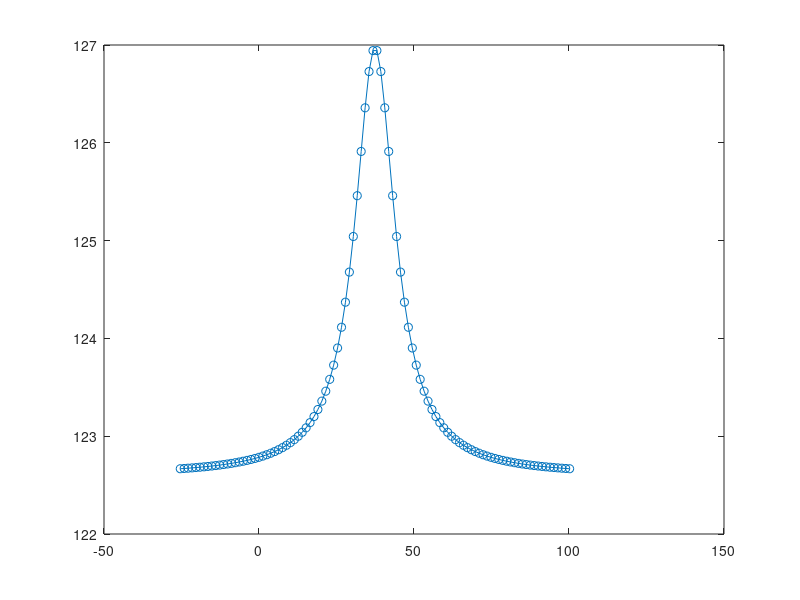

This figure's MATLAB source: (Note: this script raises an error after producing the figure.)
%**************************************************************************
% This algorithm performs Powell's dog leg method fitting of Lorentz function
% with area
% author: Karol Vegso
% affiliation: Institute of Physics, Slovak Academy of Sciences
%**************************************************************************
clear all
close all
clc
%**************************************************************************
% generate/simulate experimental Lorentz function with area
%**************************************************************************
% number of experimental points
M=100;
% initialize x (t_data) and y (y_data) vectors of Lorentz function
t_data=zeros(1,M);
y_data=zeros(1,M);
% initialize area
x1=107.8;
% initialize center
x2=37.4;
% initialize width
x3=15.7;
% initialize offset
x4=122.6;
% t_data vector
multiplicator_width=4;
t_data_start=x2-multiplicator_width*x3;
t_data_stop=x2+multiplicator_width*x3;
t_data=linspace(t_data_start,t_data_stop,M);
% y vector
y_data=((2*x1)/pi).*(x3./(4*(t_data(1,:)-x2).^2+x3^2))+x4;
% plot experimental curve
plot(t_data(1,:),y_data(1,:),'-o');
%**************************************************************************
% initial fitting parameters - area, center, width, offset
%**************************************************************************
% initial area
x01=1;
% initial center
x02=25;
% initial width
x03=1;
% initial offset
x04=0;
% initial parameters
x0=[x01 x02 x03 x04];
%**************************************************************************
% fitting parameters
%**************************************************************************
% maximum iterations
k_max=1000;
% epsilon 1
epsilon_1=1.0e-15;
% epsilon 2
epsilon_2=1.0e-15;
% epsilon 3
epsilon_3=1.0e-20;
% initial delta parameter
delta=1;
%**************************************************************************
% fit simulated curve
fit_result=powells_dog_leg_lorentz_area(t_data, y_data, x0, k_max, epsilon_1, epsilon_2, epsilon_3, delta);
%**************************************************************************
% function to perform Powell's dog leg fitting method on Lorentz
% function with area
% input aparmeters are t_data (x values), y_data (y values), x0 (initial
% fitting parameters - area, center, width, offset), k_max (maximum number of
% iterations), epsilon_1 (good value 1.0e-15), epsilon_2 (good value
% 1.0e-15), epsilon_3 (good value 1.0e-20), delta (good initial value 1)
%**************************************************************************
function [x_new] = powells_dog_leg_lorentz_area(t_data, y_data, x0, k_max, epsilon_1, epsilon_2, epsilon_3, delta)
    %**************************************************************************
    % begin of function
    %**************************************************************************
    % number of simulated or experimental points
    M=length(t_data(1,:));
    % initial iteration parameter
    k=0;
    % initialize fitting parameters to start with
    x=x0;
    % Jacobian matrix
    J=zeros(M,4);
    % caclulate derivation according to area
    % fill first column of Jacobian matrix
    J(:,1)=(-1.0)*((2*x(1,3))./(pi*(x(1,3)^2+4*(t_data(1,:)-x(1,2)).^2)));
    % calculate derivation according to center
    % fill second column of Jacobian matrix
    J(:,2)=(-1.0)*(2*x(1,1)*x(1,3)*8*(t_data(1,:)-x(1,2)))./(pi*(x(1,3)^2+4*(t_data(1,:)-x(1,2)).^2).^2);
    % calculate derivation according to width
    % fill third column of Jacobian matrix
    J(:,3)=(-1.0)*((2*x(1,1))./(pi*(x(1,3)^2+4*(t_data(1,:)-x(1,2)).^2)))+...
        ((4*x(1,1)*x(1,3)^2)./(pi*(x(1,3)^2+4*(t_data(1,:)-x(1,2)).^2).^2));
    % calculate derivation according to offset
    % fill fourth column of Jacobian matrix
    J(:,4)=-1;
    % calculate f
    f=zeros(1,M);
    f=y_data(1,:)-((2*x(1,1))/pi).*(x(1,3)./(4*(t_data(1,:)-x(1,2)).^2+x(1,3)^2))-x(1,4);
    % calculate g
    g=transpose(J(:,:))*transpose(f(1,:));
    % calculate norm f
    f_norm=sqrt(sum(f(1,:).*f(1,:)));
    % calculate norm g
    g_norm=sqrt(sum(g(:,1).*g(:,1)));
    % calculate boolean variable found
    found_bool=(f_norm <= epsilon_3) | (g_norm <= epsilon_1);
    %**************************************************************************
    % main loop
    %**************************************************************************
    while ((~found_bool) & (k < k_max))
        % increase iteration variable k
        k=k+1
        % Jacobian matrix
        J=zeros(M,4);
        % caclulate derivation according to area
        % fill first column of Jacobian matrix
        J(:,1)=(-1.0)*((2*x(1,3))./(pi*(x(1,3)^2+4*(t_data(1,:)-x(1,2)).^2)));
        % calculate derivation according to center
        % fill second column of Jacobian matrix
        J(:,2)=(-1.0)*(2*x(1,1)*x(1,3)*8*(t_data(1,:)-x(1,2)))./(pi*(x(1,3)^2+4*(t_data(1,:)-x(1,2)).^2).^2);
        % calculate derivation according to width
        % fill third column of Jacobian matrix
        J(:,3)=(-1.0)*((2*x(1,1))./(pi*(x(1,3)^2+4*(t_data(1,:)-x(1,2)).^2)))+...
            ((4*x(1,1)*x(1,3)^2)./(pi*(x(1,3)^2+4*(t_data(1,:)-x(1,2)).^2).^2));
        % calculate derivation according to offset
        % fill fourth column of Jacobian matrix
        J(:,4)=-1;
        % calculate f
        f=zeros(1,M);
        f=y_data(1,:)-((2*x(1,1))/pi).*(x(1,3)./(4*(t_data(1,:)-x(1,2)).^2+x(1,3)^2))-x(1,4);
        % calculate g
        g=transpose(J(:,:))*transpose(f(1,:));
        % calculate norm g
        g_norm=sqrt(sum(g(:,1).*g(:,1)));
        % calculate J(x)*g(x)
        Jg=J(:,:)*g(:,1);
        % calculate norm Jg
        Jg_norm=sqrt(sum(Jg(:,1).*Jg(:,1)));
        % calculate alpha
        alpha=g_norm^2/Jg_norm^2;
        % calculate h_sd
        h_sd=(-1.0)*alpha*g(:,1);
        h_sd=transpose(h_sd);
        % calculate h_gn
        A=transpose(J(:,:))*J(:,:);
        B=transpose(J(:,:))*transpose(f(1,:));
        h_gn=(-1.0)*transpose(B)*inv(A);
        % calculate h_dl
        % calculate norm h_gn
        h_gn_norm=sqrt(sum(h_gn(1,:).*h_gn(1,:)));
        % calculate norm alpha*h_sd
        alpha_h_sd=alpha*h_sd(1,:);
        alpha_h_sd_norm=sqrt(sum(alpha_h_sd(1,:).*alpha_h_sd(1,:)));
        % calculate norm h_sd
        h_sd_norm=sqrt(sum(h_sd(1,:).*h_sd(1,:)));
        % caclulate h_dl
        if (h_gn_norm <= delta)
            h_dl=h_gn(1,:);
        elseif (alpha_h_sd_norm >= delta)
            h_dl=(delta/h_sd_norm)*h_sd(1,:);
        else
            beta=sym('beta');
            h_dl=alpha*h_sd(1,:)+beta*(h_gn(1,:)-alpha*h_sd(1,:));
            h_dl_norm=sqrt(sum(h_dl(1,:).*h_dl(1,:)));
            eqn=(h_dl_norm == delta);
            beta_result=solve(eqn, beta, 'Real', true);
            beta_result=double(beta_result);
            clear beta;
            h_dl=alpha*h_sd(1,:)+beta_result(2,1)*(h_gn(1,:)-alpha*h_sd(1,:));
        end
        % calculate norm h_dl
        h_dl_norm=sqrt(sum(h_dl(1,:).*h_dl(1,:)));
        % calculate norm x
        x_norm=sqrt(sum(x(1,:).*x(1,:)));
        if (h_dl_norm <= epsilon_2*(x_norm+epsilon_2))
            found_bool=1;
        else
            x_new=x(1,:)+h_dl(1,:)
            % calculate F(x)
            % caclulate function f
            f=zeros(1,M);
            f=y_data(1,:)-((2*x(1,1))/pi).*(x(1,3)./(4*(t_data(1,:)-x(1,2)).^2+x(1,3)^2))-x(1,4);
            F_x=0.5*sum(f(1,:).*f(1,:));
            % calculate F(x_new)
            f=zeros(1,M);
            f=y_data(1,:)-((2*x_new(1,1))/pi).*(x_new(1,3)./(4*(t_data(1,:)-x_new(1,2)).^2+x_new(1,3)^2))-x_new(1,4);
            F_x_new=0.5*sum(f(1,:).*f(1,:));
            % ro denominator
            ro_denominator=0.5*h_dl(1,:)*(alpha*transpose(h_dl(1,:))-g(:,1));
            % calculate ro - gain ratio
            ro=(F_x-F_x_new)/ro_denominator;
            if (ro > 0)
                x=x_new(1,:);
                % Jacobian matrix
                J=zeros(M,4);
                % caclulate derivation according to area
                % fill first column of Jacobian matrix
                J(:,1)=(-1.0)*((2*x(1,3))./(pi*(x(1,3)^2+4*(t_data(1,:)-x(1,2)).^2)));
                % calculate derivation according to center
                % fill second column of Jacobian matrix
                J(:,2)=(-1.0)*(2*x(1,1)*x(1,3)*8*(t_data(1,:)-x(1,2)))./(pi*(x(1,3)^2+4*(t_data(1,:)-x(1,2)).^2).^2);
                % calculate derivation according to width
                % fill third column of Jacobian matrix
                J(:,3)=(-1.0)*((2*x(1,1))./(pi*(x(1,3)^2+4*(t_data(1,:)-x(1,2)).^2)))+...
                    ((4*x(1,1)*x(1,3)^2)./(pi*(x(1,3)^2+4*(t_data(1,:)-x(1,2)).^2).^2));
                % calculate derivation according to offset
                % fill fourth column of Jacobian matrix
                J(:,4)=-1;
                % calculate f
                f=zeros(1,M);
                f=y_data(1,:)-((2*x(1,1))/pi).*(x(1,3)./(4*(t_data(1,:)-x(1,2)).^2+x(1,3)^2))-x(1,4);
                % calculate norm f
                f_norm=sqrt(sum(f(1,:).*f(1,:)));
                % calculate g
                g=transpose(J(:,:))*transpose(f(1,:));
                % calculate norm g
                g_norm=sqrt(sum(g(:,1).*g(:,1)));
                % cacluate boolean variable found
                found_bool=(f_norm <= epsilon_3) | (g_norm <= epsilon_1);
            end
            if (ro > 0.75)
                % calculate norm h_dl
                h_dl_norm=sqrt(sum(h_dl(1,:).*h_dl(1,:)));
                % calculate new delta
                delta=max([delta 3*h_dl_norm]);
            elseif (ro < 0.25)
                % calculate new delta
                delta=delta/2;
                % calculate norm x
                x_norm=sqrt(sum(x(1,:).*x(1,:)));
                % calculate boolean variable found
                found_bool=(delta <= epsilon_2*(x_norm+epsilon_2));
            end
        end
    end
    %**************************************************************************
    % end of function
    %**************************************************************************
end
%**************************************************************************
% end of program
%**************************************************************************